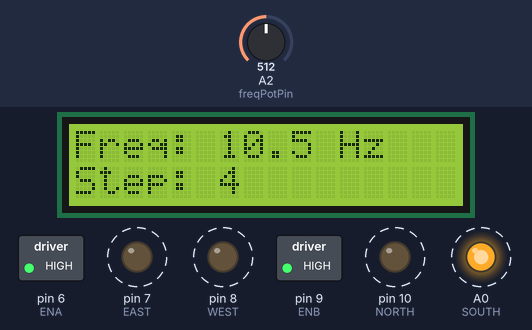
A sketch run on a simulated Arduino Uno, built with avr-gcc and run on an emulated ATmega328P. Shown: 16×2 character LCD, switched loads named in the sketch (green lamp = pin HIGH), output pins drawn as LEDs (lit = HIGH). Dashed ring = blinking. Inputs (shaded band) come from the test bench; at power-on: A2 (freqPotPin) = 512. What the sketch prints to the serial monitor is not drawn.

Above: at 2.01 s.
2.3 s: A2 (freqPotPin) set to 0
At 2.83 s:
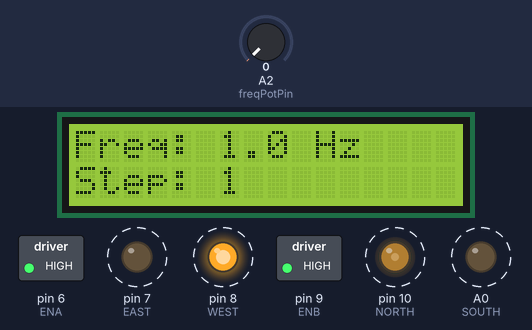
4.2 s: A2 (freqPotPin) set to 122
At 4.67 s:
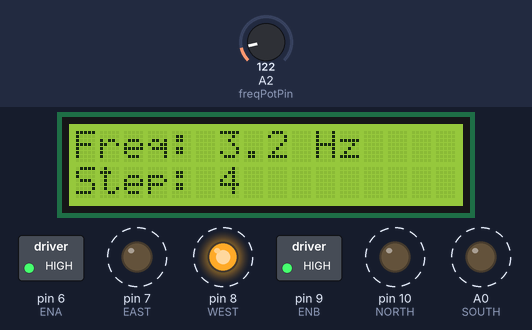
5.9 s: A2 (freqPotPin) set to 467
At 6.27 s:
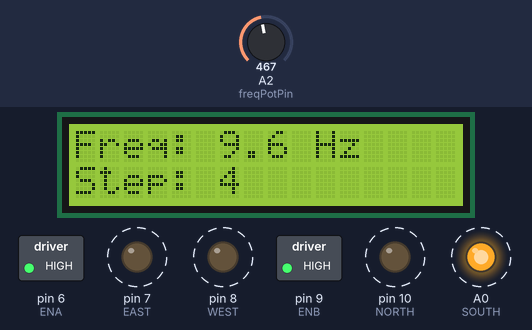
7.5 s: A2 (freqPotPin) set to 500
At 7.99 s:
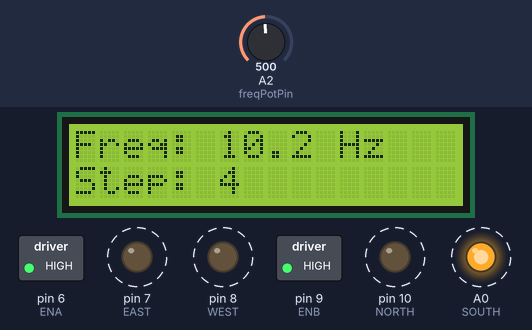
Timing chart, 0 to 10.0 s (numbered marks = the images above; inputs shaded):
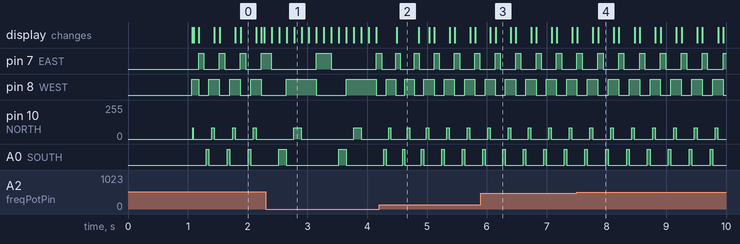

The sketch:

helmholtz_rotate.ino
```cpp
#include <LiquidCrystal.h>

// LCD
const int rs = 12, en = 11, d4 = 5, d5 = 4, d6 = 3, d7 = 2;
LiquidCrystal lcd(rs, en, d4, d5, d6, d7);

// Coil pins (4 directions)
const int EAST  = 7;    // OUT1 → Austrumi
const int WEST  = 8;    // OUT2 → Rietumi
const int NORTH = 10;   // OUT3 → Ziemeļi
const int SOUTH = A0;   // OUT4 → Dienvidi

// L298N enables
const int ENA = 6;
const int ENB = 9;

// Potentiometer
const int freqPotPin = A2;

const int numSteps = 8;
int currentStep = 0;
float frequency = 1.0;
unsigned long stepDelayMicros = 100000;
unsigned long lastStepMicros = 0;

const byte coilSequence[8][4] = {
      {0, 170, 0, 0},     // WEST (2× power)
      {0, 170, 85, 0},    // WEST + NORTH
      {0, 255, 0, 0},     // NORTH (2× power)
      {85, 170, 0, 0},    // NORTH + EAST
      {170, 85, 0, 0},    // EAST (1× power)
      {170, 0, 0, 85},    // EAST + SOUTH
      {0, 0, 0, 85},      // SOUTH (1× power)
      {0, 85, 0, 170}     // SOUTH + WEST
};

void setup() {
  pinMode(EAST, OUTPUT); pinMode(WEST, OUTPUT);
  pinMode(NORTH, OUTPUT); pinMode(SOUTH, OUTPUT);
  pinMode(ENA, OUTPUT); pinMode(ENB, OUTPUT);
  digitalWrite(ENA, HIGH);
  digitalWrite(ENB, HIGH);

  lcd.begin(16, 2);
  lcd.print("Stepper Rotation");
  delay(1000);
  lcd.clear();

  Serial.begin(9600);
}

void loop() {
  int freqVal = analogRead(freqPotPin);
frequency = map(freqVal, 0, 1023, 10, 200) / 10.0;
  stepDelayMicros = 1e6 / (frequency * numSteps);

  unsigned long now = micros();
  if (now - lastStepMicros >= stepDelayMicros) {
    lastStepMicros = now;

    analogWrite(EAST,  coilSequence[currentStep][0]);
    analogWrite(WEST,  coilSequence[currentStep][1]);
    analogWrite(NORTH, coilSequence[currentStep][2]);
    analogWrite(SOUTH, coilSequence[currentStep][3]);

    // LCD
    lcd.setCursor(0, 0);
    lcd.print("Freq: ");
    lcd.print(frequency, 1);
    lcd.print(" Hz     ");

    lcd.setCursor(0, 1);
    lcd.print("Step: ");
    lcd.print(currentStep);
    lcd.print("         ");

    Serial.print("Step ");
    Serial.print(currentStep);
    Serial.print(" | Freq: ");
    Serial.print(frequency, 1);
    Serial.print(" Hz | Delay: ");
    Serial.print(stepDelayMicros);
    Serial.println(" us");

    // Next step
    currentStep = (currentStep + 1) % numSteps;
  }
}
```

Measured:
- after the input at 2.3 s, pin 7 (EAST): alternates HIGH for 0.25 s and LOW for 0.75 s, starting after 0.10 s; pin 8 (WEST): alternates HIGH for 0.50 s and LOW for 0.50 s, starting after 0.35 s
- after the input at 4.2 s, A0 (SOUTH): alternates HIGH for 0.04 s and LOW for 0.29 s, starting after 0.08 s
- by itself, pin 7 (EAST): alternates HIGH for 0.09 s and LOW for 0.26 s
- by itself, pin 8 (WEST): alternates HIGH for 0.17 s and LOW for 0.17 s
- by itself, pin 10 (NORTH): alternates 85/255 for 0.04 s and 0/255 for 0.31 s
- by itself, A0 (SOUTH): alternates HIGH for 0.04 s and LOW for 0.31 s
